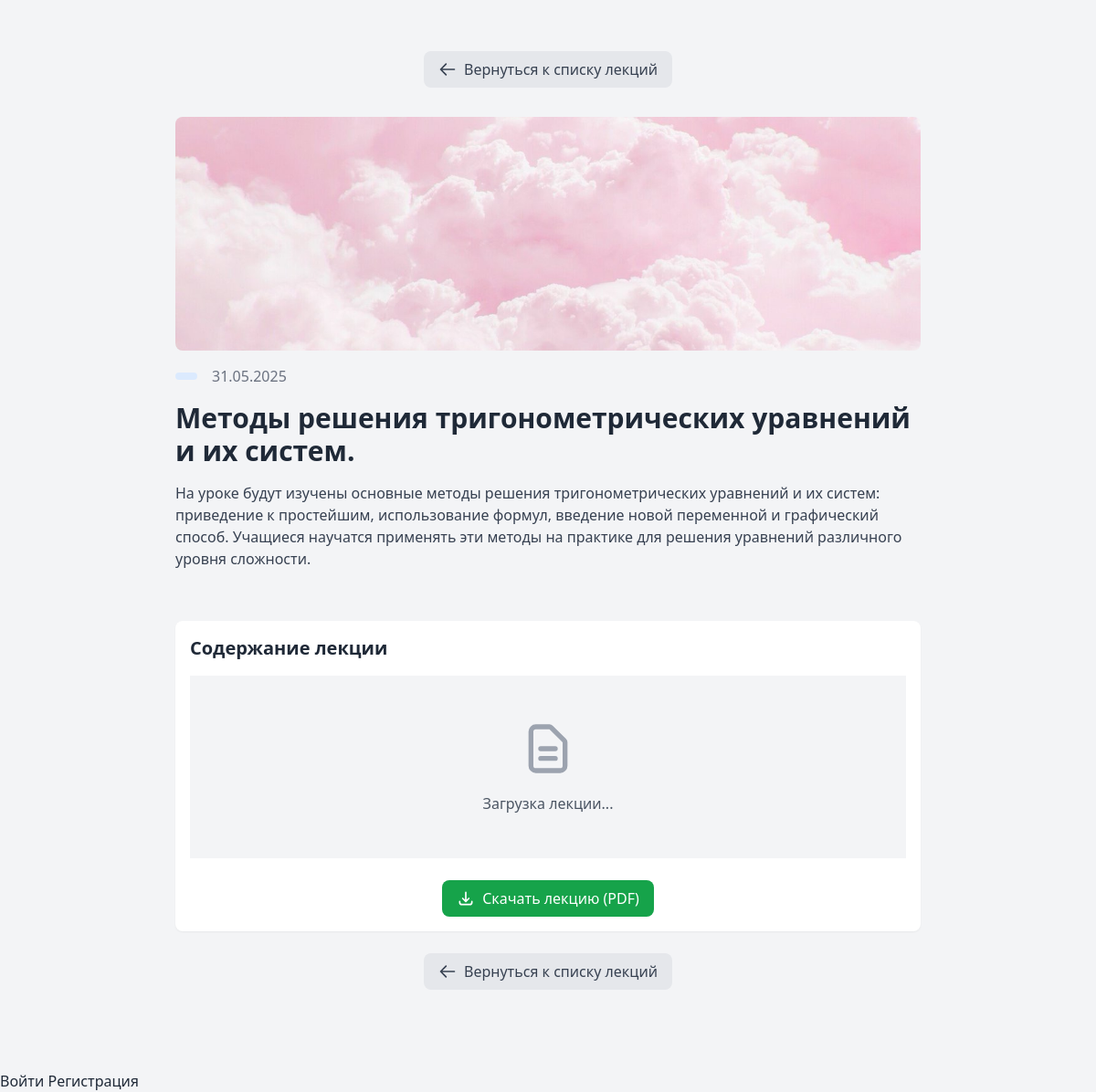
The app's page /lectures/6/ with its own data.
### core/models.py (models this page shows, shortened)
class Lecture(models.Model):
    is_published = models.BooleanField(default=True, verbose_name="Опубликовано")
    title = models.CharField("Название", max_length=200)
    description = models.TextField("Описание", blank=True, default="")
    content = models.TextField("Контент", blank=True)
    image = models.ImageField("Обложка", upload_to='lectures/', null=True, blank=True)
    file = models.FileField(
        "Файл лекции",
        upload_to=lecture_file_path,
        validators=[FileExtensionValidator(['pdf'])],  # ТОЛЬКО PDF
        default='default.pdf'  # Обновлено
    )
    author = models.ForeignKey(settings.AUTH_USER_MODEL, on_delete=models.CASCADE, verbose_name="Автор")
    category = models.ForeignKey(Category, on_delete=models.SET_NULL, null=True, blank=True)
    tags = models.ManyToManyField(Tag, blank=True)
    views = models.PositiveIntegerField("Просмотры", default=0)
    created_at = models.DateTimeField("Дата создания", auto_now_add=True)
    updated_at = models.DateTimeField("Дата обновления", auto_now=True)
    class Meta:
        verbose_name = "Лекция"
        verbose_name_plural = "Лекции"
        ordering = ['-created_at']

### core/views.py (the view)
# urls.py: path('lectures/<int:pk>/', LectureDetailView.as_view(), name='lecture_detail'),
class LectureDetailView(DetailView):
    model = Lecture
    template_name = 'lectures/lecture_detail.html'
    def get(self, request, *args, **kwargs):
        obj = self.get_object()
        obj.views += 1
        obj.save(update_fields=['views'])
        return super().get(request, *args, **kwargs)
    def get_context_data(self, **kwargs):
        context = super().get_context_data(**kwargs)
        lecture = self.object
        if lecture.file:
            if lecture.file.name.endswith('.pdf'):
                context['is_pdf'] = True
            else:
                context['file_error'] = "Файл должен быть в формате PDF"
        return context

### core/templates/lectures/lecture_detail.html (shortened to what this page needs)
{% extends 'base.html' %}
{% block content %}
<div class="container mx-auto px-4 py-8 max-w-6xl">
    <div class="text-center mb-8">
        <a href="{% url 'lectures_list' %}"
           class="inline-flex items-center px-4 py-2 bg-gray-200 text-gray-700 rounded-lg hover:bg-gray-300 transition-colors">
            <svg class="w-5 h-5 mr-2" fill="none" stroke="currentColor" viewBox="0 0 24 24">
                <path stroke-linecap="round" stroke-linejoin="round" stroke-width="2" d="M10 19l-7-7m0 0l7-7m-7 7h18"/>
            </svg>
            Вернуться к списку лекций
        </a>
    </div>
    <div class="mb-8">
        {% if lecture.image %}
        <img src="{{ lecture.image.url }}"
             alt="{{ lecture.title }}"
             class="w-full h-64 object-cover rounded-lg mb-4">
        {% endif %}
        <div class="flex items-center gap-4 mb-4">
            <span class="px-3 py-1 bg-blue-100 text-blue-800 rounded-full text-sm">
            </span>
            <span class="text-gray-500">{{ lecture.created_at|date:"d.m.Y" }}</span>
        </div>
        <h1 class="text-3xl font-bold mb-4">{{ lecture.title }}</h1>
        {% if lecture.description %}
        <p class="text-gray-700 mb-6">{{ lecture.description }}</p>
        {% endif %}
    </div>
    <div class="bg-white p-4 rounded-lg shadow-sm mb-6">
        <div class="mb-4">
            <h2 class="text-xl font-semibold">Содержание лекции</h2>
        </div>
        <div id="pdf-viewer" class="w-full overflow-hidden">
            <div class="flex justify-center items-center py-12 bg-gray-100">
                <div class="text-center">
                    <svg class="w-16 h-16 mx-auto text-gray-400" fill="none" stroke="currentColor" viewBox="0 0 24 24">
                        <path stroke-linecap="round" stroke-linejoin="round" stroke-width="2" d="M9 12h6m-6 4h6m2 5H7a2 2 0 01-2-2V5a2 2 0 012-2h5.586a1 1 0 01.707.293l5.414 5.414a1 1 0 01.293.707V19a2 2 0 01-2 2z"/>
                    </svg>
                    <p class="mt-4 text-gray-600">Загрузка лекции...</p>
                </div>
            </div>
        </div>
        <div class="mt-6 text-center">
            <a href="{{ lecture.file.url }}"
               download
               class="inline-flex items-center px-4 py-2 bg-green-600 text-white rounded-lg hover:bg-green-700 transition-colors">
                <svg class="w-5 h-5 mr-2" fill="none" stroke="currentColor" viewBox="0 0 24 24">
                    <path stroke-linecap="round" stroke-linejoin="round" stroke-width="2" d="M4 16v1a3 3 0 003 3h10a3 3 0 003-3v-1m-4-4l-4 4m0 0l-4-4m4 4V4"/>
                </svg>
                Скачать лекцию (PDF)
            </a>
        </div>
    </div>
    <div class="text-center mb-8">
        <a href="{% url 'lectures_list' %}"
           class="inline-flex items-center px-4 py-2 bg-gray-200 text-gray-700 rounded-lg hover:bg-gray-300 transition-colors">
            <svg class="w-5 h-5 mr-2" fill="none" stroke="currentColor" viewBox="0 0 24 24">
                <path stroke-linecap="round" stroke-linejoin="round" stroke-width="2" d="M10 19l-7-7m0 0l7-7m-7 7h18"/>
            </svg>
            Вернуться к списку лекций
        </a>
    </div>
</div>
{% endblock %}

### core/static/css/style.css (style rules this page uses)
.container { display: flex; flex-direction: column; align-self: center; justify-content: center; }

### core/templates/lectures/lecture_detail.html (style rules this page uses)
.transition-colors { transition: background-color 0.3s ease; }

### records on screen
Lecture: image (picture), created_at "31.05.2025", title "Методы решения тригонометрических уравнений и их систем.", description "На уроке будут изучены основные методы решения тригонометрических уравнений и их систем: приведение к простейшим, использование формул, введение новой переменной и графический способ. Учащиеся научатся применять эти методы на практике для решения уравнений различного уровня сложности."
